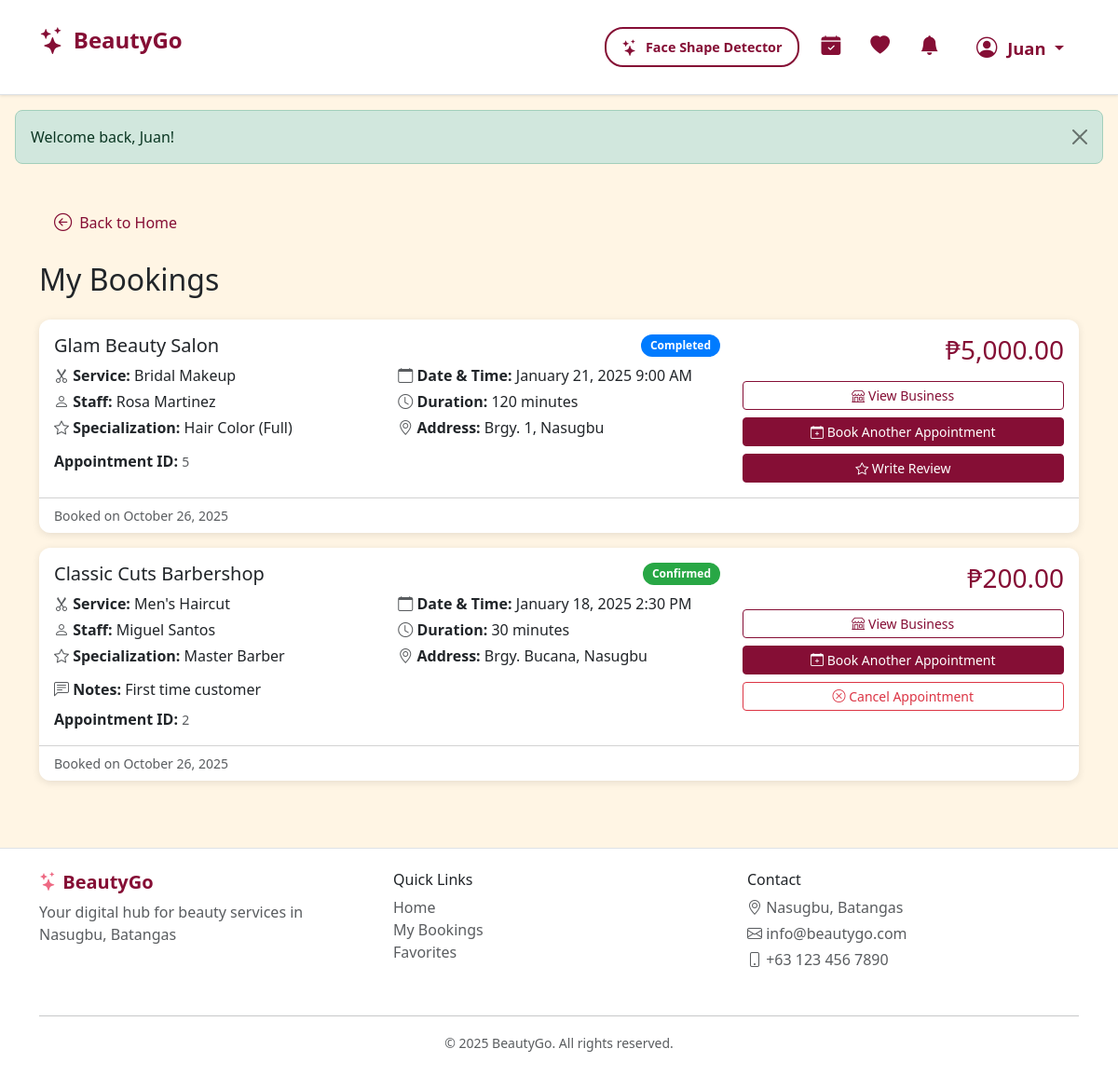
Page /my-bookings.php (signed in) on the committed database.
### tables this page shows
CREATE TABLE `customers` (
  `customer_id` int(11) NOT NULL,
  `fname` varchar(255) DEFAULT NULL,
  `mname` varchar(255) DEFAULT NULL,
  `surname` varchar(255) DEFAULT NULL,
  `cstmr_num` varchar(255) DEFAULT NULL,
  `cstmr_email` varchar(255) DEFAULT NULL,
  `cstmr_password` varchar(255) DEFAULT NULL,
  `cstmr_address` varchar(255) DEFAULT NULL,
  `registration_date` timestamp NOT NULL DEFAULT current_timestamp(),
  `profile_pic` longblob DEFAULT NULL
);

CREATE TABLE `appointments` (
  `appointment_id` int(11) NOT NULL,
  `customer_id` int(11) NOT NULL,
  `employ_id` int(11) DEFAULT NULL,
  `service_id` int(11) NOT NULL,
  `set_date` timestamp NULL DEFAULT current_timestamp() COMMENT 'when it was created',
  `appoint_date` datetime NOT NULL COMMENT 'Combined date and time of appointment',
  `end_date` datetime DEFAULT NULL COMMENT 'when the appointment changed status to completed',
  `appoint_status` varchar(255) NOT NULL COMMENT 'pending, confirmed, cancelled, completed',
  `appoint_desc` text DEFAULT NULL
);

CREATE TABLE `businesses` (
  `business_id` int(11) NOT NULL,
  `business_name` varchar(255) DEFAULT NULL,
  `business_type` varchar(255) DEFAULT NULL,
  `business_desc` text DEFAULT NULL,
  `business_num` varchar(255) DEFAULT NULL,
  `business_email` varchar(255) DEFAULT NULL,
  `business_password` varchar(255) DEFAULT NULL,
  `business_address` varchar(255) DEFAULT NULL,
  `opening_hour` time NOT NULL,
  `closing_hour` time NOT NULL,
  `city` varchar(50) NOT NULL,
  `location` point DEFAULT NULL
);

CREATE TABLE `services` (
  `service_id` int(11) NOT NULL,
  `business_id` int(11) DEFAULT NULL,
  `service_name` varchar(255) DEFAULT NULL,
  `service_type` varchar(255) DEFAULT NULL,
  `service_desc` text DEFAULT NULL,
  `cost` decimal(10,2) DEFAULT NULL COMMENT 'Price in PHP',
  `duration` int(11) DEFAULT NULL COMMENT 'Duration in minutes'
);

CREATE TABLE `employees` (
  `employ_id` int(11) NOT NULL,
  `service_id` int(11) DEFAULT NULL,
  `business_id` int(11) DEFAULT NULL,
  `employ_fname` varchar(255) NOT NULL,
  `employ_lname` varchar(255) NOT NULL,
  `employ_bio` text DEFAULT NULL,
  `specialization` varchar(50) NOT NULL,
  `skills` varchar(255) NOT NULL,
  `employ_status` varchar(255) NOT NULL,
  `employ_img` longblob DEFAULT NULL
);

### my-bookings.php (the view, shortened to what the rows shown need)
<?php
require_once 'backend/function_utilities.php';
require_once 'backend/function_customers.php';
require_once 'backend/function_appointments.php';
$customer = getCurrentCustomer();
$appointments = getCustomerAppointments($customer['customer_id']);
usort($appointments, function($a, $b) {
    return strtotime($b['set_date']) - strtotime($a['set_date']);
});
include 'includes/header.php';
?>
<link rel="stylesheet" href="css/styles.css">
<main>
    <div class="container my-4">
        <h2 class="mb-4">My Bookings</h2>
        <?php if (empty($appointments)): ?>
            <div class="card">
                <div class="card-body">
                    <div class="empty-state">
                        <i class="bi bi-calendar-x"></i>
                        <h4>No Appointments Yet</h4>
                        <p>You haven't made any appointments. Browse our businesses to get started!</p>
                        <a href="index.php" class="btn btn-primary">Browse Businesses</a>
                    </div>
                </div>
            </div>
        <?php else: ?>
            <?php foreach ($appointments as $appointment): ?>
                <div class="card mb-3">
                    <div class="card-body">
                        <div class="row">
                            <div class="col-md-8">
                                <div class="d-flex justify-content-between align-items-start mb-2">
                                    <h5 class="mb-0"><?php echo htmlspecialchars($appointment['business_name']); ?></h5>
                                    <span class="badge status-<?php echo $appointment['appoint_status']; ?>">
                                        <?php echo ucfirst($appointment['appoint_status']); ?>
                                    </span>
                                </div>
                                <div class="row mb-2">
                                    <div class="col-md-6">
                                        <p class="mb-1">
                                            <i class="bi bi-scissors text-muted"></i>
                                            <strong>Service:</strong> <?php echo htmlspecialchars($appointment['service_name']); ?>
                                        </p>
                                        <p class="mb-1">
                                            <i class="bi bi-person text-muted"></i>
                                            <strong>Staff:</strong> <?php echo htmlspecialchars($appointment['staff_fname'] . ' ' . $appointment['staff_lname']); ?>
                                        </p>
                                        <p class="mb-1">
                                            <i class="bi bi-star text-muted"></i>
                                            <strong>Specialization:</strong> <?php echo htmlspecialchars($appointment['specialization']); ?>
                                        </p>
                                    </div>
                                    <div class="col-md-6">
                                        <p class="mb-1">
                                            <i class="bi bi-calendar text-muted"></i>
                                            <strong>Date & Time:</strong> <?php echo formatDateTime($appointment['appoint_date']); ?>
                                        </p>
                                        <p class="mb-1">
                                            <i class="bi bi-clock text-muted"></i>
                                            <strong>Duration:</strong> <?php echo $appointment['duration']; ?> minutes
                                        </p>
                                        <p class="mb-1">
                                            <i class="bi bi-geo-alt text-muted"></i>
                                            <strong>Address:</strong> <?php echo htmlspecialchars($appointment['business_address']); ?>
                                        </p>
                                    </div>
                                </div>
                                <?php if (!empty($appointment['appoint_desc'])): ?>
                                    <p class="mb-1">
                                        <i class="bi bi-chat-left-text text-muted"></i>
                                        <strong>Notes:</strong> <?php echo htmlspecialchars($appointment['appoint_desc']); ?>
                                    </p>
                                <?php endif; ?>
                                <p class="mb-0 mt-2">
                                    <strong>Appointment ID:</strong> <small class="text-muted"><?php echo $appointment['appointment_id']; ?></small>
                                </p>
                            </div>
                            <div class="col-md-4 text-end">
                                <div class="mb-3">
                                    <h3 style="color: var(--color-burgundy);">₱<?php echo number_format($appointment['cost'], 2); ?></h3>
                                </div>
                                <div class="d-grid gap-2">
                                    <a href="business-detail.php?id=<?php echo $appointment['business_id']; ?>" class="btn btn-outline-primary btn-sm">
                                        <i class="bi bi-shop"></i> View Business
                                    </a>
                                    <a href="booking.php?business_id=<?php echo $appointment['business_id']; ?>" class="btn btn-primary btn-sm">
                                        <i class="bi bi-calendar-plus"></i> Book Another Appointment
                                    </a>
                                    <?php if ($appointment['appoint_status'] == 'pending' || $appointment['appoint_status'] == 'confirmed'): ?>
                                        <button class="btn btn-outline-danger btn-sm" onclick="if(confirm('Cancel this appointment?')) { updateAppointmentStatus('<?php echo $appointment['appointment_id']; ?>', 'cancelled'); }">
                                            <i class="bi bi-x-circle"></i> Cancel Appointment
                                        </button>
                                    <?php endif; ?>
                                    <?php if ($appointment['appoint_status'] == 'completed'): ?>
                                        <button class="btn btn-primary btn-sm" data-bs-toggle="modal" data-bs-target="#reviewModal<?php echo $appointment['appointment_id']; ?>">
                                            <i class="bi bi-star"></i> Write Review
                                        </button>
                                    <?php endif; ?>
                                </div>
                            </div>
                        </div>
                    </div>
                    <div class="card-footer bg-transparent text-muted small">
                        Booked on <?php echo formatDate($appointment['set_date']); ?>
                    </div>
                </div>
            <?php endforeach; ?>
        <?php endif; ?>
    </div>
</main>
<?php include 'includes/footer.php'; ?>

### includes/header.php (shortened to what the rows shown need)
<!DOCTYPE html>
<html lang="en">
<head>
    <link href="https://cdn.jsdelivr.net/npm/bootstrap@5.3.0/dist/css/bootstrap.min.css" rel="stylesheet">
    <link rel="stylesheet" href="https://cdn.jsdelivr.net/npm/bootstrap-icons@1.10.0/font/bootstrap-icons.css">
    <link rel="stylesheet" href="css/styles.css?v=<?php echo time(); ?>">
</head>
<body>
    <nav class="navbar navbar-expand-lg navbar-light bg-white border-bottom sticky-top">
        <div class="container">
            <div class="collapse navbar-collapse" id="navbarNav">
                <ul class="navbar-nav ms-auto">
                    <?php if (isLoggedIn()): ?>
                        <?php
                        if (isBusinessLoggedIn()) {
                            $currentUser = getCurrentBusiness();
                            $displayName = $currentUser['business_name'] ?? 'Business';
                        } else {
                            $currentUser = getCurrentCustomer();
                            $displayName = $currentUser['fname'] ?? 'User';
                        }
                        ?>
                        <?php if (isBusinessLoggedIn()): ?>
                            <li class="nav-item dropdown profile-dropdown">
                                <a class="nav-link dropdown-toggle" href="#" id="businessDropdown" role="button" data-bs-toggle="dropdown" aria-expanded="false">
                                    <i class="bi bi-buildings"></i> <?php echo htmlspecialchars($displayName); ?>
                                </a>
                                <ul class="dropdown-menu dropdown-menu-end" aria-labelledby="businessDropdown">
                                    <li><a class="dropdown-item" href="business-dashboard.php"><i class="bi bi-speedometer2"></i> Dashboard</a></li>
                                    <li><a class="dropdown-item" href="business-profile.php"><i class="bi bi-person-circle"></i> Profile</a></li>
                                    <li><hr class="dropdown-divider"></li>
                                    <li>
                                        <form action="backend/auth.php" method="POST" class="d-inline">
                                            <input type="hidden" name="action" value="logout">
                                            <button type="submit" class="dropdown-item text-danger"><i class="bi bi-box-arrow-right"></i> Logout</button>
                                        </form>
                                    </li>
                                </ul>
                            </li>
                        <?php else: ?>
                            <li class="nav-item dropdown profile-dropdown">
                                <a class="nav-link dropdown-toggle" href="#" id="userDropdown" role="button" data-bs-toggle="dropdown" aria-expanded="false">
                                    <i class="bi bi-person-circle"></i> <?php echo htmlspecialchars($displayName); ?>
                                </a>
                            </li>
                        <?php endif; ?>
                    <?php endif; ?>
                </ul>
            </div>
        </div>
    </nav>

### rows in the picture
customers: fname "Juan"
appointments: businesses.business_name "Glam Beauty Salon", appoint_status "Completed", service.service_name "Bridal Makeup", employ.employ_lname "Rosa Martinez", employ.specialization "Hair Color (Full)", appoint_date "January 21, 2025 9:00 AM", service.duration "120", businesses.business_address "Brgy. 1, Nasugbu", appointment_id "5", service.cost "5,000.00", set_date "October 26, 2025"
appointments: businesses.business_name "Classic Cuts Barbershop", appoint_status "Confirmed", service.service_name "Men's Haircut", employ.employ_lname "Miguel Santos", employ.specialization "Master Barber", appoint_date "January 18, 2025 2:30 PM", service.duration "30", businesses.business_address "Brgy. Bucana, Nasugbu", appoint_desc "First time customer", appointment_id "2", service.cost "200.00", set_date "October 26, 2025"

### other values in the picture
$_SESSION['success'] "Welcome back, Juan!"
